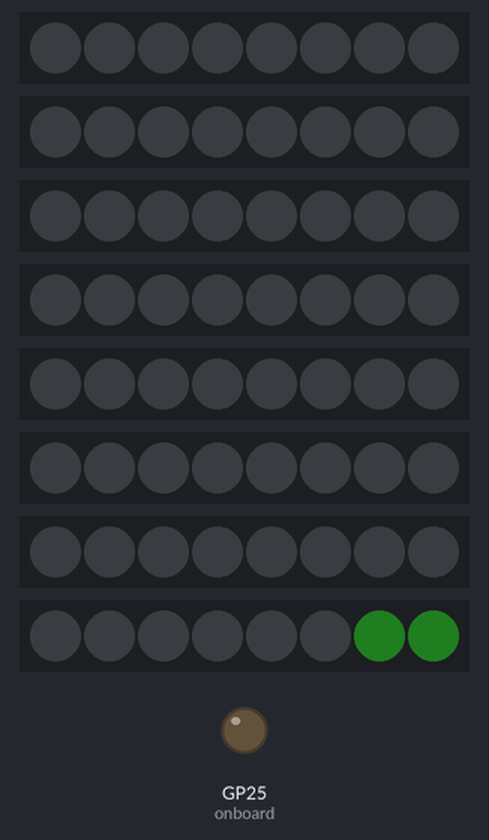
Bench run of a program on a simulated Raspberry Pi Pico running MicroPython. On the bench: 8 × 8 RGB LEDs in strip order, left to right, output pins drawn as LEDs (lit = HIGH). Dim RGB values are drawn brighter than linear; WiFi joins after 1.5 s; values from a settings file that is not in the repository are placeholders; library files of the repository ran but are not shown: bitmapfont.py; what the program prints to the serial console is not drawn.

Above: at 2.07 s.
At 2.83 s:
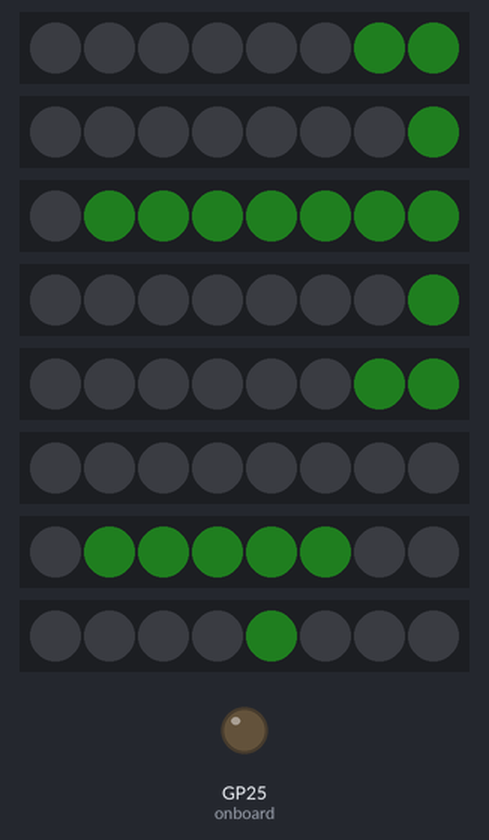
At 8.27 s:
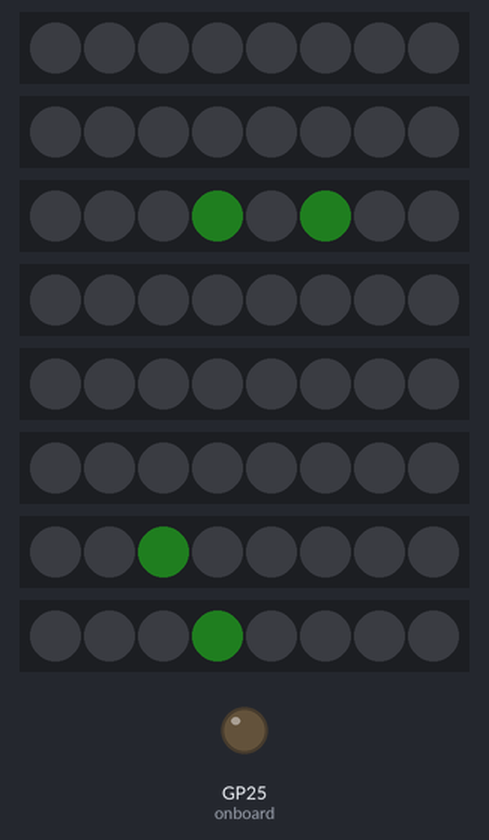
At 14.68 s:
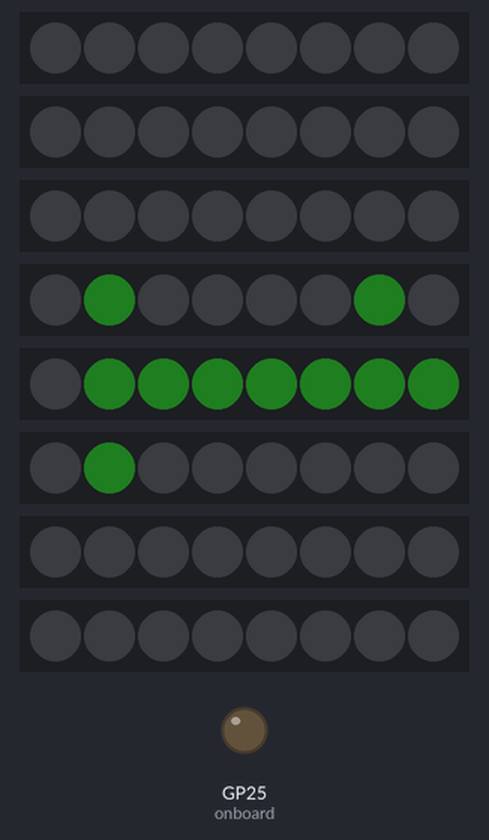
At 21.17 s:
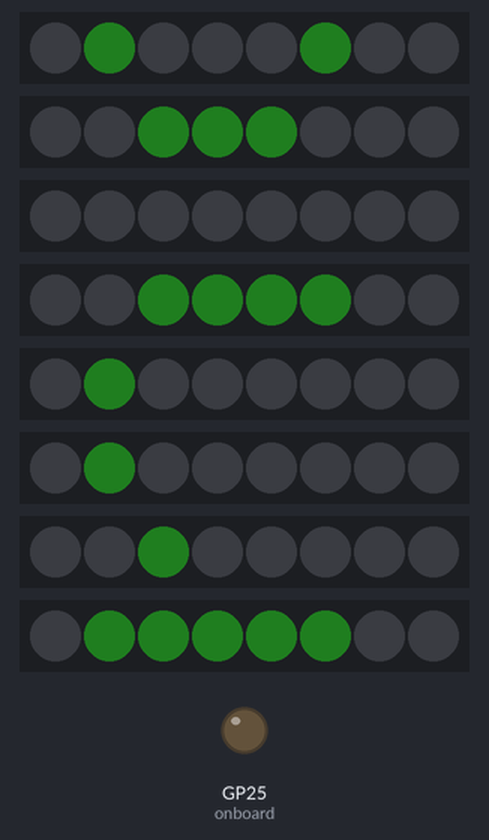
At 27.27 s:
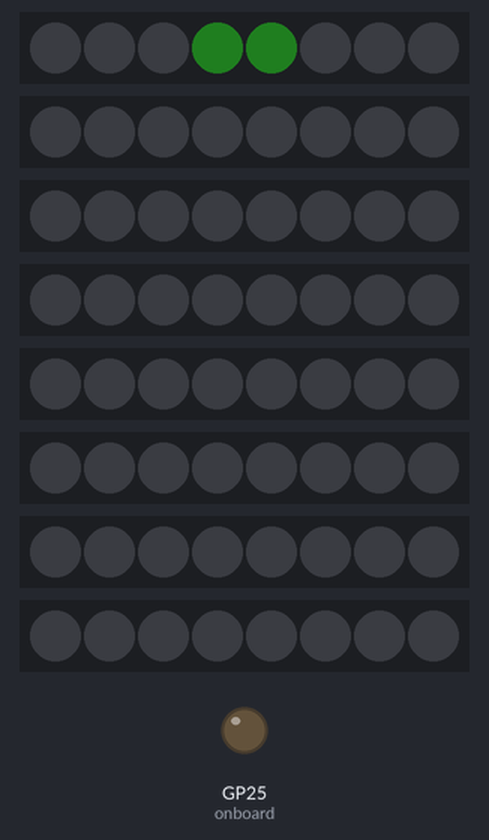
Timing chart, 0 to 39.7 s (numbered marks = the images above):
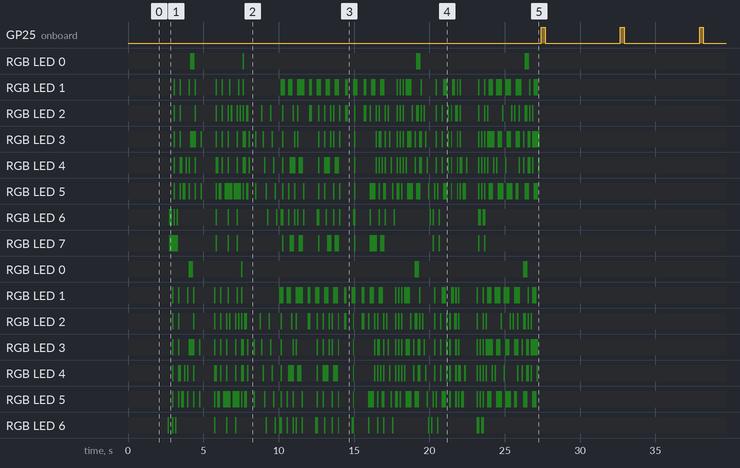

Measured:
- by itself, GP25 (onboard): LOW → HIGH at 27.4 s, → LOW 0.25 s later, → HIGH 5.0 s later, → LOW 0.25 s later, … (6 changes in this stretch)
- by itself, RGB LED 0: off → RGB(1, 4, 1) at 4.1 s, → off 0.30 s later, → RGB(1, 4, 1) 3.2 s later, → off 0.10 s later, … (8 changes in this stretch)
- by itself, RGB LED 7: off → RGB(1, 4, 1) at 2.7 s, → off 0.60 s later, → RGB(1, 4, 1) 2.5 s later, → off 0.11 s later, … (34 changes in this stretch)
- by itself, RGB LED 0: off → RGB(1, 4, 1) at 4.0 s, → off 0.30 s later, → RGB(1, 4, 1) 3.2 s later, → off 0.10 s later, … (8 changes in this stretch)
- by itself, RGB LED 7: off → RGB(1, 4, 1) at 2.6 s, → off 0.60 s later, → RGB(1, 4, 1) 2.5 s later, → off 0.10 s later, … (34 changes in this stretch)
- by itself, RGB LED 0: off → RGB(1, 4, 1) at 3.9 s, → off 0.30 s later, → RGB(1, 4, 1) 3.2 s later, → off 0.10 s later, … (8 changes in this stretch)
- by itself, RGB LED 7: off → RGB(1, 4, 1) at 2.5 s, → off 0.60 s later, → RGB(1, 4, 1) 2.5 s later, → off 0.09 s later, … (34 changes in this stretch)
- by itself, RGB LED 0: off → RGB(1, 4, 1) at 3.8 s, → off 0.30 s later, → RGB(1, 4, 1) 3.2 s later, → off 0.10 s later, … (8 changes in this stretch)

The program:

connectAsyncWiFiScrollText.py
```python
import time
import network
import socket
from machine import Pin
import uasyncio as asyncio
import bitmapfont
import utime
from neopixel import NeoPixel
import secrets


# Configuration:
SPEED          = 10.0    # Scroll speed in pixels per second.
NEOPIXEL_PINS  = [12, 13, 14, 15, 16, 17, 18, 19]  #Pins for the neopixel displays
ROWS           = 8  # Each display has 8 pixels
COLS           = 8  # There are 8 neopixel modules
strips         = [] # a list of neopixel strips
html = """<!DOCTYPE html>
<html>
    <head> <title>Pico W</title> </head>
    <body> <h1>Pico W Text Scrolling</h1>
        <p>%s</p>
    </body>
</html>
"""

def write_pixel_value(x, y, value):
    if y >= 0 and y < ROWS and x >=0 and x < COLS:
        strips[x][ROWS - 1 - y] = value

def fill(value):
    for x in range(COLS):
        for y in range(ROWS):
            write_pixel_value(x, y, value)

def show():
    for i in range(COLS):
        strips[i].write()

def write_pixel(x, y):
    write_pixel_value(x, y, (1,4,1))

async def scroll_text(message):
    with bitmapfont.BitmapFont(ROWS, COLS, write_pixel) as bf:
        # Global state:
        pos = ROWS                 # X position of the message start.
        message_width = bf.width(message)   # Message width in pixels.
        last = utime.ticks_ms()             # Last frame millisecond tick time.
        speed_ms = SPEED / 1000.0           # Scroll speed in pixels/ms.
        # Main loop:
        while pos > -message_width:
            # Compute the time delta in milliseconds since the last frame.
            current = utime.ticks_ms()
            delta_ms = utime.ticks_diff(current, last)
            last = current

            # Compute position using speed and time delta.
            pos -= speed_ms*delta_ms

            # Clear the matrix and draw the text at the current position.
            fill((0,0,0))
            bf.text(message, int(pos), 0)

            # Update the pixels.
            show()

def connect_to_network():
    global ip
    wlan = network.WLAN(network.STA_IF)
    wlan.active(True)
    wlan.config(pm = 0xa11140) # Disable power-save mode
    wlan.connect(secrets.SSID, secrets.PASSWORD)

    # Wait for connect or fail
    max_wait = 10
    while max_wait > 0:
        if wlan.status() < 0 or wlan.status() >= 3:
            break
        max_wait -= 1
        print('waiting for connection...')
        time.sleep(1)

    # Handle connection error
    if wlan.status() != 3:
        raise RuntimeError('network connection failed')
    else:
        print('connected')
        ip = str(wlan.ifconfig()[0])
        print( 'ip = ' + ip )

async def serve_client(reader, writer):
    request_line = await reader.readline()

    # We are not interested in HTTP request headers, skip them
    while await reader.readline() != b"\r\n":
        pass

    stateis = ''
    try:
        request = str(request_line)
        msg = request.split(' ')[1].split('/')
        if str(msg[1]) == 'msg':
            stateis = str(msg[2]).replace('%20', ' ')
    except:
        print( 'Invalid request: ' + request)
        stateis = error_message

    response = html % stateis
    writer.write('HTTP/1.0 200 OK\r\nContent-type: text/html\r\n\r\n')
    writer.write(response)

    await writer.drain()
    await writer.wait_closed()
    await scroll_text(stateis)

async def main():
    global error_message
    onboard = Pin("LED", Pin.OUT, value=0)

    for neopixel_pin in NEOPIXEL_PINS:
        strips.append(NeoPixel(Pin(neopixel_pin), ROWS))

    fill((0,0,0))
    show()

    print('Connecting to Network...')
    connect_to_network()

    print('Setting up webserver...')
    asyncio.create_task(asyncio.start_server(serve_client, "0.0.0.0", 80))

    print('Scrolling directions...')
    error_message = "Try: http://" + ip + "/msg/Your Message"
    await scroll_text(error_message)
    print('Ready!')
    while True:
        onboard.on()
        await asyncio.sleep(0.25)
        onboard.off()
        await asyncio.sleep(5)


for neopixel_pin in NEOPIXEL_PINS:
    strips.append(NeoPixel(Pin(neopixel_pin), ROWS))

fill((0,0,0))
show()

try:
    asyncio.run(main())
finally:
    asyncio.new_event_loop()
    
```
